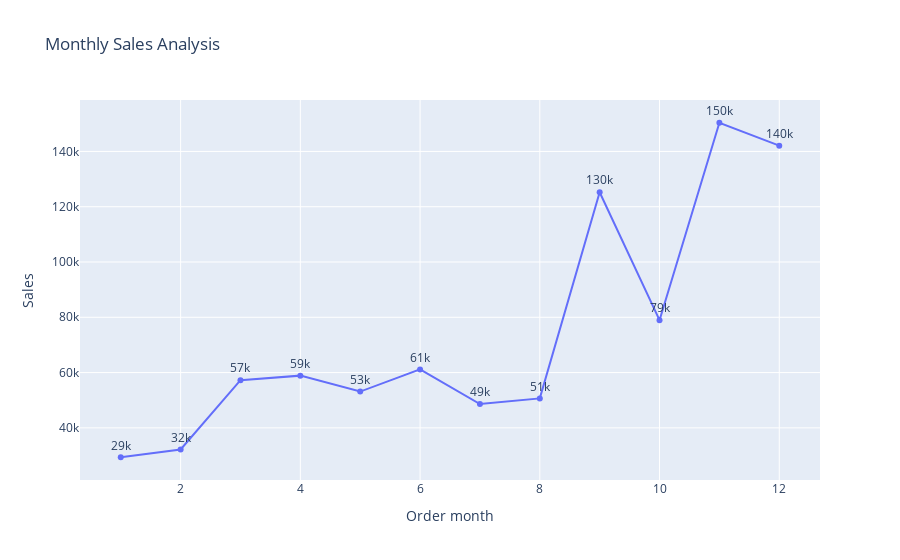

Write notebook code for a chart like this one.
### Code cell
fig = px.line(sales_by_month,x='Order month', y= 'Sales',title='Monthly Sales Analysis',text='Sales')

# Customize the layout for better visibility of labels
fig.update_traces(texttemplate='%{text:.2s}', textposition='top center')
# fig.write_image("graph.png")
fig.show()

### Figure 1 — Plotly figure (JSON) as saved in the notebook; plotly's stock layout.template omitted (floating-point values rounded to 4 significant figures)
{"data": [{"hovertemplate": "Order month=%{x}<br>Sales=%{text}<extra></extra>", "legendgroup": "", "line": {"color": "#636efa", "dash": "solid"}, "marker": {"symbol": "circle"}, "mode": "lines+markers+text", "name": "", "orientation": "v", "showlegend": false, "text": [29370.0, 32170.0, 57260.0, 58890.0, 53130.0, 61140.0, 48620.0, 50660.0, 125200.0, 78960.0, 150400.0, 142100.0], "textposition": "top center", "texttemplate": "%{text:.2s}", "type": "scatter", "x": [1, 2, 3, 4, 5, 6, 7, 8, 9, 10, 11, 12], "xaxis": "x", "y": [29370.0, 32170.0, 57260.0, 58890.0, 53130.0, 61140.0, 48620.0, 50660.0, 125200.0, 78960.0, 150400.0, 142100.0], "yaxis": "y"}], "layout": {"legend": {"tracegroupgap": 0}, "title": {"text": "Monthly Sales Analysis"}, "xaxis": {"anchor": "y", "domain": [0, 1], "title": {"text": "Order month"}}, "yaxis": {"anchor": "x", "domain": [0, 1], "title": {"text": "Sales"}}}}
